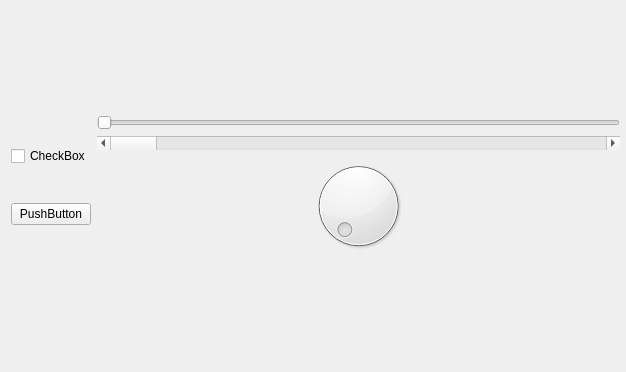
<?xml version="1.0" encoding="UTF-8"?>
<ui version="4.0">
 <class>Widget</class>
 <widget class="QWidget" name="Widget">
  <property name="geometry">
   <rect>
    <x>0</x>
    <y>0</y>
    <width>626</width>
    <height>372</height>
   </rect>
  </property>
  <property name="windowTitle">
   <string>Widget</string>
  </property>
  <widget class="QWidget" name="">
   <property name="geometry">
    <rect>
     <x>0</x>
     <y>0</y>
     <width>631</width>
     <height>371</height>
    </rect>
   </property>
   <layout class="QGridLayout" name="gridLayout_2">
    <item row="0" column="0">
     <layout class="QVBoxLayout" name="verticalLayout" stretch="0,0">
      <item>
       <widget class="QCheckBox" name="checkBox">
        <property name="text">
         <string>CheckBox</string>
        </property>
       </widget>
      </item>
      <item>
       <widget class="QPushButton" name="pushButton">
        <property name="text">
         <string>PushButton</string>
        </property>
       </widget>
      </item>
     </layout>
    </item>
    <item row="0" column="1">
     <layout class="QGridLayout" name="gridLayout">
      <item row="0" column="1">
       <widget class="QSlider" name="Slider">
        <property name="orientation">
         <enum>Qt::Horizontal</enum>
        </property>
       </widget>
      </item>
      <item row="1" column="1">
       <widget class="QScrollBar" name="ScrollBar">
        <property name="orientation">
         <enum>Qt::Horizontal</enum>
        </property>
       </widget>
      </item>
      <item row="2" column="1">
       <widget class="QDial" name="dial"/>
      </item>
     </layout>
    </item>
   </layout>
  </widget>
 </widget>
 <layoutdefault spacing="6" margin="11"/>
 <resources/>
 <connections/>
</ui>
